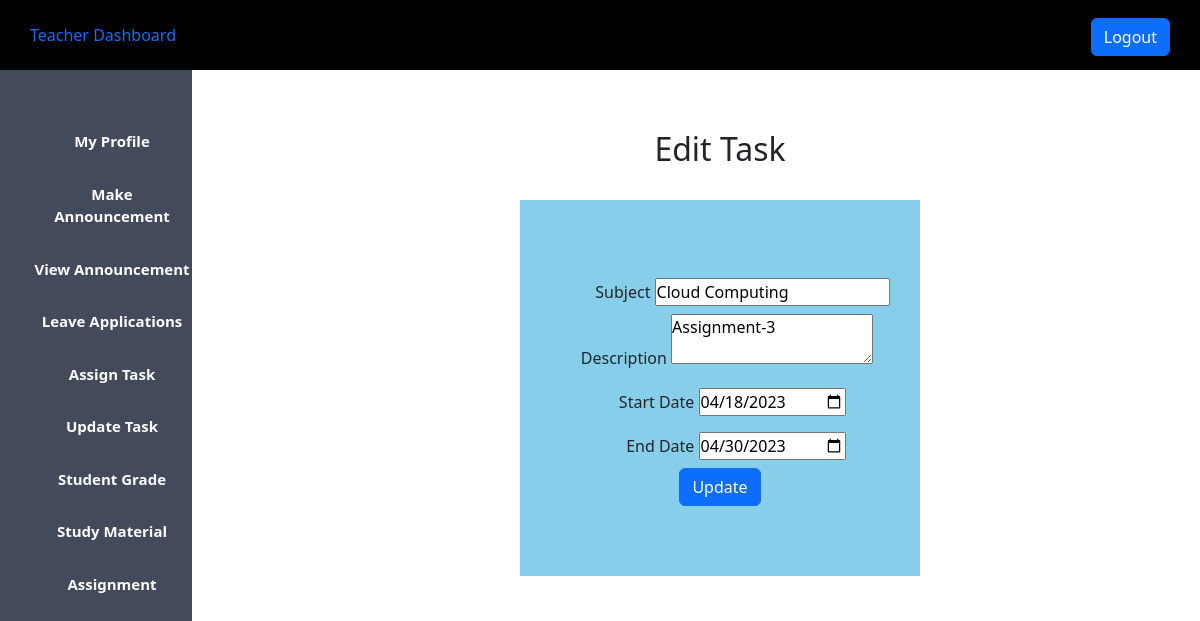
The page /teacher_edit_task.php?t_id=20 (signed in) on the database its author committed.
### tables this page shows
CREATE TABLE `tasks` (
  `tid` int(11) NOT NULL,
  `uid` int(12) DEFAULT NULL,
  `subject` varchar(50) DEFAULT NULL,
  `description` varchar(500) DEFAULT NULL,
  `start_date` date DEFAULT NULL,
  `end_date` date DEFAULT NULL,
  `status` varchar(100) DEFAULT NULL
);

### teacher_edit_task.php (the view, shortened to what this page needs)
<?php
$host = "localhost";
$user = "root";
$password = "";
$db = "lms_db";
$data = mysqli_connect($host,$user,$password,$db);
$t_id = $_GET['t_id'];
$sql = "SELECT * FROM tasks WHERE tid='$t_id' ";
$result = mysqli_query($data,$sql);
$info= $result->fetch_assoc();
?>
<!DOCTYPE html>
<html lang="en">
<head>
   <?php
        include('teacher_css.php');
    ?>
</head>
<body>
    <?php
        include('teacher_sidebar.php');
    ?>
<div class="content">
        <center>
            <h2>Edit Task</h2>
            <br>
            <div class="div_deg">
            <form action="#" method="POST">
                <div>
                    <label>Subject</label>
                    <input type="text" name="t_subject" value="<?php echo "{$info['subject']}"; ?>" required>
                </div>
                <div>
                    <label>Description</label>
                    <textarea name="t_desc" required><?php echo "{$info['description']}"; ?></textarea>
                </div>
                <div>
                    <label>Start Date</label>
                    <input type="date" name="start_date" value="<?php echo "{$info['start_date']}"; ?>" required>
                </div>
                <div>
                    <label>End Date</label>
                    <input type="date" name="end_date" value="<?php echo "{$info['end_date']}"; ?>" required>
                </div>
                <div>
                    <input type="submit" name="edit_task" value="Update" class="btn btn-primary">
                </div>
            </form>
        </div>
        </center>
    </div>
</body>
</html>

### css/admin.css (style rules this page uses)
* { margin: 0px; padding: 0px; }
.content { margin-left: 20%; margin-top: 5%; }

### teacher_edit_task.php (style rules this page uses)
label { display: inline-block; width: 100px; text-align: right; padding-top: 10px; padding-bottom: 10px; }
.div_deg { background-color: skyblue; width: 400px; padding-top: 70px; padding-bottom: 70px; }

### rows shown on the page
tasks: t_subject "Cloud Computing", t_desc "Assignment-3", start_date "04/18/2023", end_date "04/30/2023"
